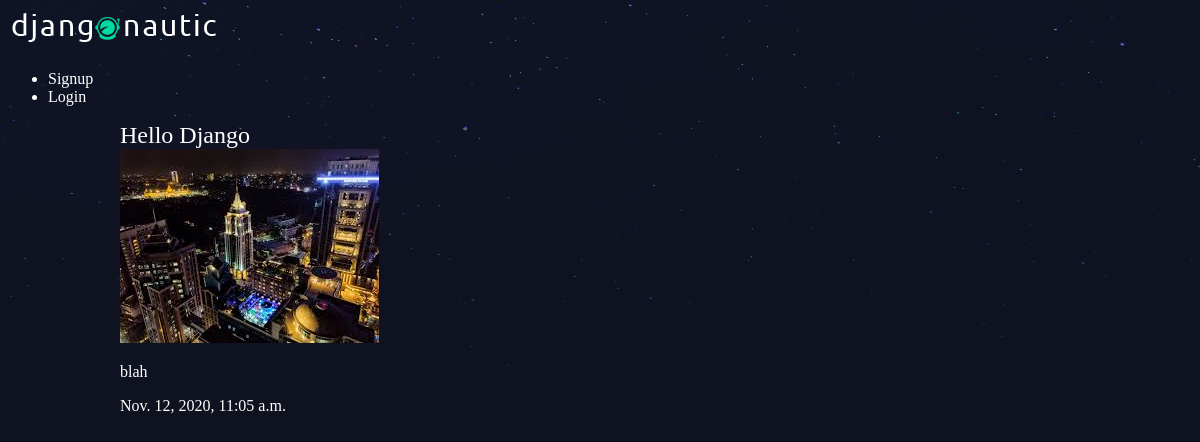
Screenshot of /articles/hello-django/ with the database file from the repository.
### articles/models.py (models this page shows, shortened)
class Article(models.Model):
    title = models.CharField(max_length = 20)
    body = models.TextField()
    slug = models.SlugField()
    date = models.DateTimeField(auto_now_add=True)
    thumb = models.ImageField(default='bangalore.jpeg',blank=True)
    author = models.ForeignKey(User,default=None,on_delete=models.CASCADE)

### articles/views.py (the view)
# urls.py: path('<str:slug_thing>/',views.article_details,name='details')
def article_details(request,slug_thing):
    article = Article.objects.get(slug=slug_thing)
    return render(request,'articles/article_details.html',{'article':article})

### templates/articles/article_details.html
{% extends 'base_template.html' %}
{% block content %}
<div class="article-details">
    <div class="article">
        <h2>{{article.title}}</h2>
        <img src="{{article.thumb.url}}"/>
        <p>{{article.body}}</p>
        <p>{{article.date}}</p>
    </div>
</div>
{% endblock %}

### assets/styles.css (style rules this page uses)
body { background-color: #0f121f; background-image: url(stars.png); background-repeat: no-repeat; color: #fff; }
body * { font-family: Ubuntu; }
h1, h2, h3, h4, h5 { font-weight: normal; margin: 0; }

### rows the page displays
Article: title "Hello Django", thumb (picture), body "blah", date "Nov. 12, 2020, 11:05 a.m."
